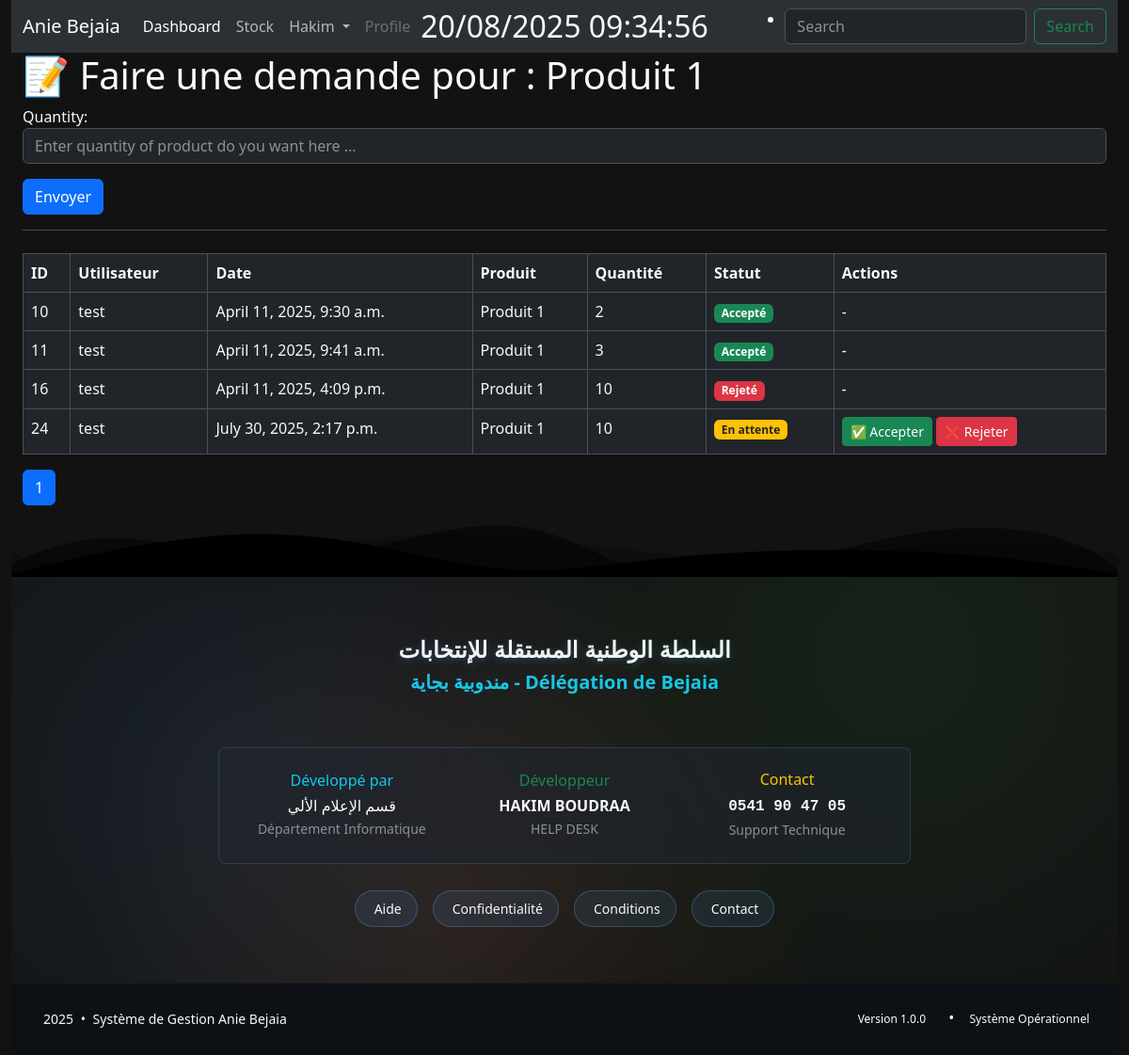
Page /demander/1/ (signed in) on the earlier database version.
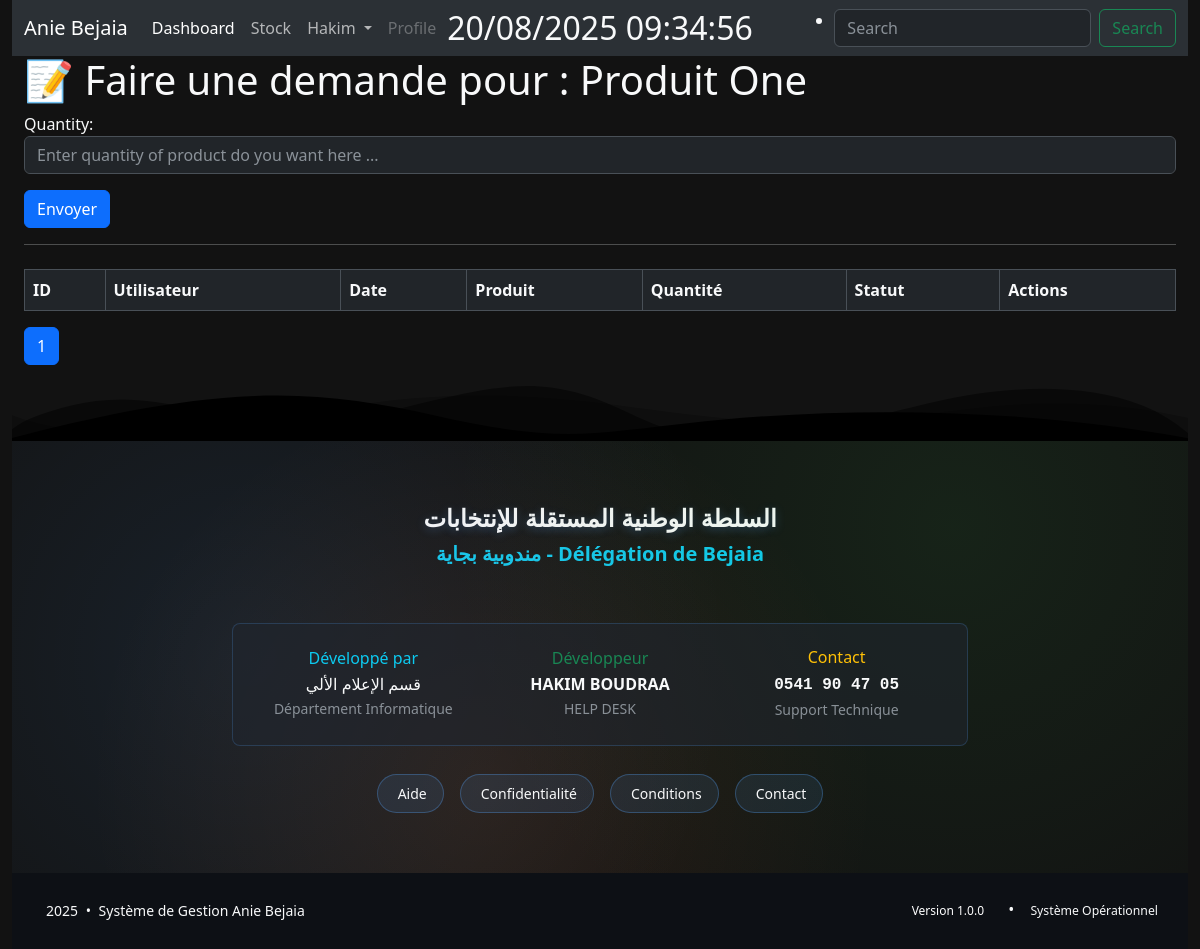
Same page on the later database version.
### StockApp/models.py (models this page shows, shortened)
class Product(models.Model):
    user = models.ForeignKey(
        User, related_name="products", on_delete=models.DO_NOTHING
    )
    name = models.CharField(max_length=100)
    description = tinymce_models.HTMLField(blank=True, null=True)
    category = models.ForeignKey("Category", on_delete=models.CASCADE)
    quantity = models.IntegerField(default=1)
    price = models.DecimalField(max_digits=10, decimal_places=2, default=1)
    expiration_date = models.DateField(null=True, blank=True)

class DemandClass(models.Model):
    STATUS_CHOICES = [
        ('pending', 'En attente'),
        ('accepted', 'Acceptée'),
        ('rejected', 'Rejetée'),
    ]
    user = models.ForeignKey(User, on_delete=models.CASCADE)
    name_demand = models.ForeignKey(Product, on_delete=models.CASCADE)
    quantity = models.PositiveIntegerField()
    date = models.DateTimeField(auto_now_add=True)
    status = models.CharField(max_length=10, choices=STATUS_CHOICES, default='pending')

### StockApp/views.py (the view)
# urls.py: path('demander/<int:id>/', views.demand, name='demander'),
def demand(request, id):
    product = get_object_or_404(Product, pk=id)
    if not request.user.is_authenticated:
        messages.error(request, "❌ You must be logged in to add a product.")
        return redirect('accounts:login')
    if request.method == 'POST':
        form = DemandClassForm(request.POST, product=product)
        if form.is_valid():
            demand = form.save(commit=False)
            demand.user = request.user
            demand.name_demand = product
            demand.save()
            messages.success(request, "✅ Demande added successfully!")
            return redirect('product:products')
        else:
            print(form.errors)
            messages.error(request, "❌ Error: Please check the form fields.")
    else:
        form = DemandClassForm(product=product)
    if request.user.is_superuser:
        list_demand = DemandClass.objects.filter(name_demand=product).order_by('id')
    else:
        list_demand = DemandClass.objects.filter(name_demand=product, user=request.user).order_by('id')
    paginator = Paginator(list_demand, 10)
    page_number = (request.GET.get("page"))
    page_obj = paginator.get_page(page_number)
    return render(request, 'demander.html', {
        'form_demand': form,
        'demand_id': product,
        'page_obj':page_obj,
    })

### StockApp/forms.py
class DemandClassForm(forms.ModelForm):
    class Meta:
        model = DemandClass
        fields = ('quantity',)
    def __init__(self, *args, product=None,**kwargs):
        super(DemandClassForm, self).__init__(*args, **kwargs)
        if product:
            self.instance.name_demand = product  # تعيين اسم المنتج تلقائيًا
        self.fields['quantity'].widget.attrs['class'] = 'form-control'
        self.fields['quantity'].widget.attrs['placeholder'] = 'Enter quantity of product do you want here ...'

### StockApp/templates/demander.html (shortened to what this page needs)
{% extends 'base.html' %}
{% block content %}
<h1>📝 Faire une demande pour : {{ demand_id.name }}</h1>
<form method="post">
  {{ form_demand.as_p }}
  <button type="submit" class="btn btn-primary">Envoyer</button>
</form>
<hr>
<table class="table table-bordered text-light mt-4">
  <thead>
    <tr>
      <th>ID</th>
      <th>Utilisateur</th>
      <th>Date</th>
      <th>Produit</th>
      <th>Quantité</th>
      <th>Statut</th>
      {% if request.user.is_superuser %}
        <th>Actions</th>
      {% endif %}
    </tr>
  </thead>
  <tbody>
    {% for list_dem in page_obj %}
      <tr>
        <td>{{ list_dem.id }}</td>
        <td>{{ list_dem.user }}</td>
        <td>{{ list_dem.date }}</td>
        <td>{{ list_dem.name_demand.name }}</td>
        <td>{{ list_dem.quantity }}</td>
        <td>
          {% if list_dem.status == 'accepted' %}
            <span class="badge bg-success">Accepté</span>
          {% elif list_dem.status == 'rejected' %}
            <span class="badge bg-danger">Rejeté</span>
          {% else %}
            <span class="badge bg-warning text-dark">En attente</span>
          {% endif %}
        </td>
        {% if request.user.is_superuser %}
          <td>
            {% if list_dem.status == 'pending' %}
              <button class="btn btn-success btn-sm" onclick="openModal({{ list_dem.id }}, 'accepted')">✅ Accepter</button>
              <button class="btn btn-danger btn-sm" onclick="openModal({{ list_dem.id }}, 'rejected')">❌ Rejeter</button>
            {% else %}
              <em>-</em>
            {% endif %}
          </td>
        {% endif %}
      </tr>
    {% endfor %}
  </tbody>
</table>
<nav>
  <ul class="pagination">
    <li class="page-item active"><a class="page-link">{{ page_obj.number }}</a></li>
  </ul>
</nav>
{% endblock %}

Differences in the rows shown:
removed DemandClass: id "10", user "test", date "April 11, 2025, 9:30 a.m.", name_demand.name "Produit 1", quantity "2", status "Accepté"
removed DemandClass: id "11", user "test", date "April 11, 2025, 9:41 a.m.", name_demand.name "Produit 1", quantity "3", status "Accepté"
removed DemandClass: id "16", user "test", date "April 11, 2025, 4:09 p.m.", name_demand.name "Produit 1", quantity "10", status "Rejeté"
removed DemandClass: id "24", user "test", date "July 30, 2025, 2:17 p.m.", name_demand.name "Produit 1", quantity "10", status "En attente"
changed Product: name "Produit 1" → "Produit One"
